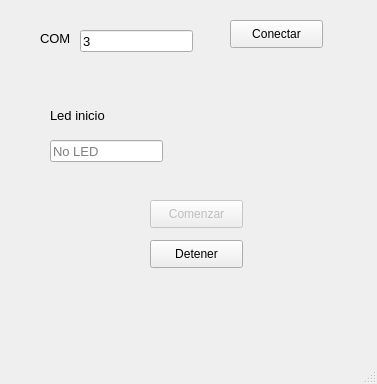
<?xml version="1.0" encoding="UTF-8"?>
<ui version="4.0">
 <class>MainWindow</class>
 <widget class="QMainWindow" name="MainWindow">
  <property name="geometry">
   <rect>
    <x>0</x>
    <y>0</y>
    <width>377</width>
    <height>384</height>
   </rect>
  </property>
  <property name="windowTitle">
   <string>MainWindow</string>
  </property>
  <widget class="QWidget" name="centralwidget">
   <widget class="QLabel" name="label">
    <property name="geometry">
     <rect>
      <x>40</x>
      <y>30</y>
      <width>55</width>
      <height>16</height>
     </rect>
    </property>
    <property name="font">
     <font>
      <pointsize>10</pointsize>
     </font>
    </property>
    <property name="text">
     <string>COM</string>
    </property>
   </widget>
   <widget class="QLineEdit" name="txt_com">
    <property name="geometry">
     <rect>
      <x>80</x>
      <y>30</y>
      <width>113</width>
      <height>22</height>
     </rect>
    </property>
    <property name="font">
     <font>
      <pointsize>10</pointsize>
     </font>
    </property>
    <property name="text">
     <string>3</string>
    </property>
    <property name="placeholderText">
     <string>COM</string>
    </property>
   </widget>
   <widget class="QPushButton" name="btn_connect">
    <property name="geometry">
     <rect>
      <x>230</x>
      <y>20</y>
      <width>93</width>
      <height>28</height>
     </rect>
    </property>
    <property name="text">
     <string>Conectar</string>
    </property>
   </widget>
   <widget class="QLabel" name="label_2">
    <property name="geometry">
     <rect>
      <x>50</x>
      <y>100</y>
      <width>81</width>
      <height>31</height>
     </rect>
    </property>
    <property name="font">
     <font>
      <pointsize>10</pointsize>
     </font>
    </property>
    <property name="text">
     <string>Led inicio</string>
    </property>
   </widget>
   <widget class="QLineEdit" name="txt_led">
    <property name="geometry">
     <rect>
      <x>50</x>
      <y>140</y>
      <width>113</width>
      <height>22</height>
     </rect>
    </property>
    <property name="font">
     <font>
      <pointsize>10</pointsize>
     </font>
    </property>
    <property name="placeholderText">
     <string>No LED</string>
    </property>
   </widget>
   <widget class="QPushButton" name="btn_start">
    <property name="enabled">
     <bool>false</bool>
    </property>
    <property name="geometry">
     <rect>
      <x>150</x>
      <y>200</y>
      <width>93</width>
      <height>28</height>
     </rect>
    </property>
    <property name="text">
     <string>Comenzar</string>
    </property>
   </widget>
   <widget class="QPushButton" name="btn_stop">
    <property name="geometry">
     <rect>
      <x>150</x>
      <y>240</y>
      <width>93</width>
      <height>28</height>
     </rect>
    </property>
    <property name="text">
     <string>Detener</string>
    </property>
   </widget>
   <widget class="QLabel" name="lb_error">
    <property name="geometry">
     <rect>
      <x>20</x>
      <y>285</y>
      <width>311</width>
      <height>31</height>
     </rect>
    </property>
    <property name="font">
     <font>
      <pointsize>10</pointsize>
     </font>
    </property>
    <property name="text">
     <string/>
    </property>
   </widget>
  </widget>
  <widget class="QMenuBar" name="menubar">
   <property name="geometry">
    <rect>
     <x>0</x>
     <y>0</y>
     <width>377</width>
     <height>26</height>
    </rect>
   </property>
  </widget>
  <widget class="QStatusBar" name="statusbar"/>
 </widget>
 <resources/>
 <connections/>
</ui>
